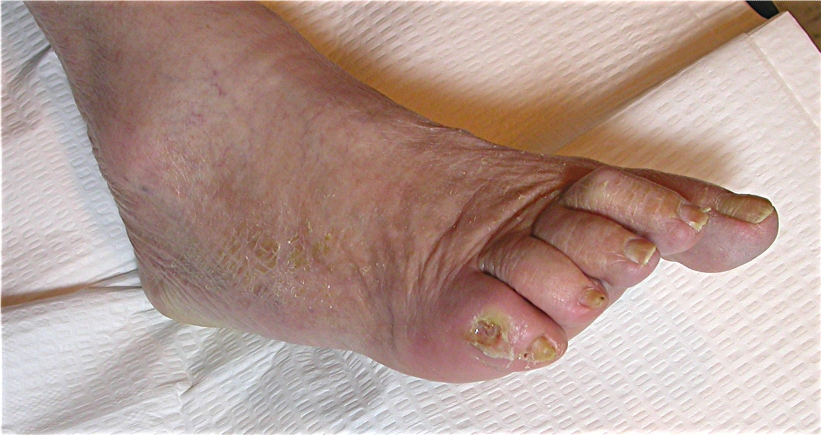
#> input picture dataset/images/12.jpg, 1641 x 869 px (shown at 1/2 size); its folder holds only this picture in this run
$ python step3_initial_wound_segmentation.py
#> lines starting #> are read from the running program, lines starting #| are printed output that depends on the picture; after the words box and inside, x2 and y2 are one past the last pixel; in counts of white or black regions, pixels touching at a corner belong together
import cv2
import numpy as np
import os
import matplotlib.pyplot as plt

image_folder = "dataset/images"

for file in os.listdir(image_folder):
    if file.lower().endswith((".jpg", ".png")):
        img = cv2.imread(os.path.join(image_folder, file))
#> img is the input picture: shape (869, 1641, 3); mean B, G, R 147, 155.3, 180.3
        img = cv2.resize(img, (256,256))
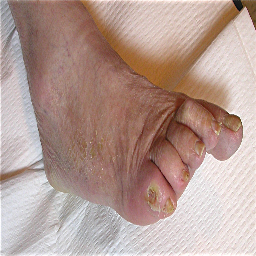
#> img: shape (256, 256, 3); mean B, G, R 146.8, 155.1, 180.1
        blur = cv2.GaussianBlur(img, (5,5), 0)
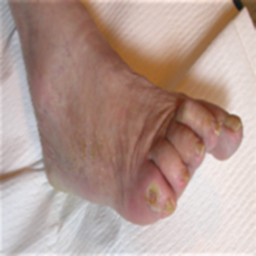
#> blur: shape (256, 256, 3); mean B, G, R 146.7, 155.1, 180
        hsv = cv2.cvtColor(blur, cv2.COLOR_BGR2HSV)
#> hsv: shape (256, 256, 3); mean H, S, V 37.8, 55.9, 180.5

        lower1 = np.array([0, 50, 50])
        upper1 = np.array([10, 255, 255])
        lower2 = np.array([160, 50, 50])
        upper2 = np.array([180, 255, 255])

        mask = cv2.inRange(hsv, lower1, upper1) + cv2.inRange(hsv, lower2, upper2)
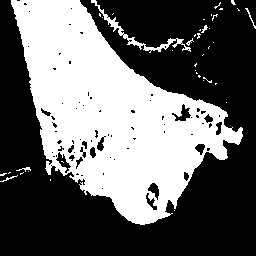
#> mask: shape (256, 256); 40.2% white; 40 white regions (33 under 20 px), largest, box (x1, y1, x2, y2) and area: (11, 0, 243, 225) 25510, (91, 0, 191, 53) 508, (245, 8, 256, 29) 36

        kernel = cv2.getStructuringElement(cv2.MORPH_ELLIPSE, (7,7))
        mask = cv2.morphologyEx(mask, cv2.MORPH_CLOSE, kernel)
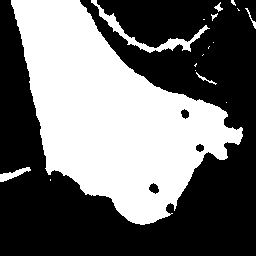
#> mask: shape (256, 256); 42.5% white; 17 white regions (10 under 20 px), largest, box (x1, y1, x2, y2) and area: (11, 0, 243, 225) 26638, (91, 0, 210, 53) 847, (0, 167, 31, 182) 187

        plt.imshow(mask, cmap="gray")
        plt.title("Initial HSV Segmentation")
        plt.axis("off")
        plt.show()
        break

$ run again, on dataset/images/36.jpg
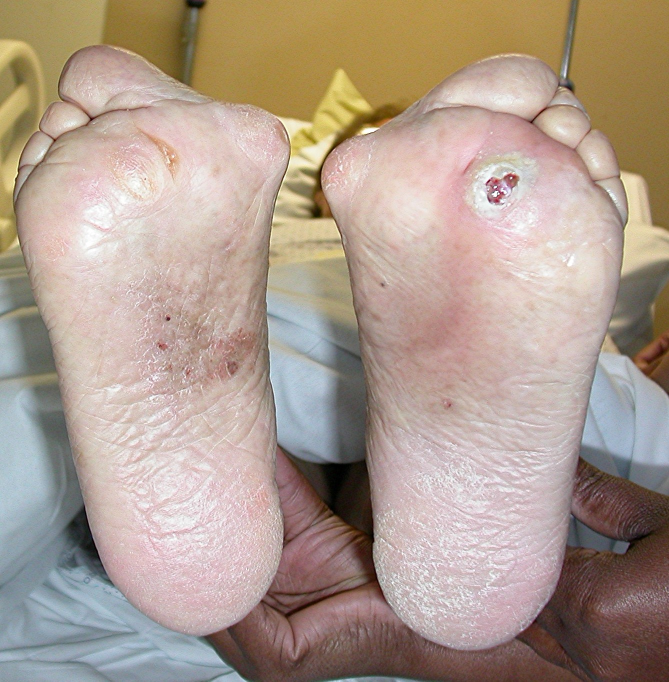
#> input picture dataset/images/36.jpg, 1338 x 1363 px (shown at 1/2 size)
#> img is the input picture: shape (1363, 1338, 3); mean B, G, R 143, 156.4, 174.4
#> img: shape (256, 256, 3)
#> hsv: shape (256, 256, 3); mean H, S, V 46.3, 59.3, 177.1
#> `mask = cv2.inRange(hsv, lower1, upper1) + cv2.inRange(hsv, lower2, upp..`:
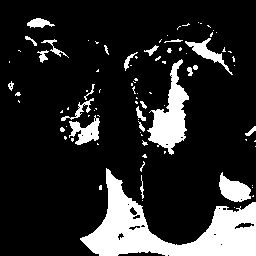
#> mask: shape (256, 256); 16.3% white; 89 white regions (66 under 20 px), largest, box (x1, y1, x2, y2) and area: (80, 168, 256, 256) 6058, (147, 59, 189, 155) 1738, (219, 172, 251, 202) 567
#> `mask = cv2.morphologyEx(mask, cv2.MORPH_CLOSE, kernel)`:
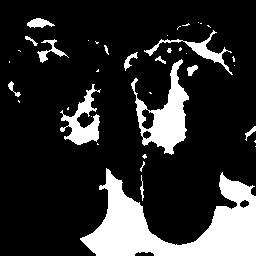
#> mask: shape (256, 256); 17.9% white; 39 white regions (25 under 20 px), largest, box (x1, y1, x2, y2) and area: (80, 168, 256, 256) 7056, (131, 59, 189, 155) 2174, (60, 84, 101, 145) 1003

$ run again, on dataset/images/21.jpg
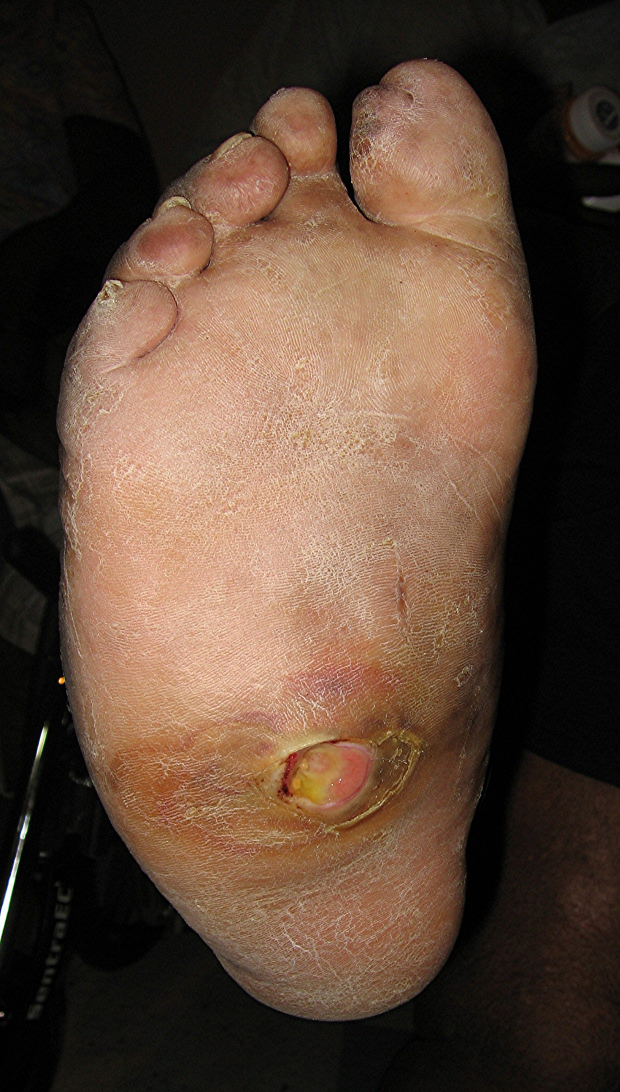
#> input picture dataset/images/21.jpg, 1240 x 2184 px (shown at 1/2 size)
#> img is the input picture: shape (2184, 1240, 3); mean B, G, R 54.9, 70.1, 92.6
#> img: shape (256, 256, 3)
#> `blur = cv2.GaussianBlur(img, (5,5), 0)`:
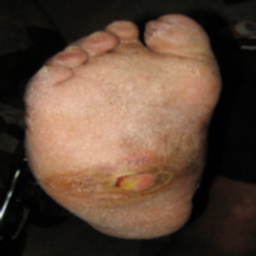
#> blur: shape (256, 256, 3); mean B, G, R 54.8, 70.1, 92.5
#> hsv: shape (256, 256, 3); mean H, S, V 14.5, 79.6, 92.6
#> `mask = cv2.morphologyEx(mask, cv2.MORPH_CLOSE, kernel)`:
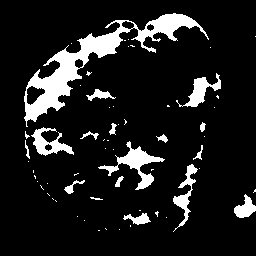
#> mask: shape (256, 256); 11.2% white; 61 white regions (44 under 20 px), largest, box (x1, y1, x2, y2) and area: (24, 13, 209, 127) 3852, (98, 141, 165, 190) 825, (31, 127, 74, 156) 525
